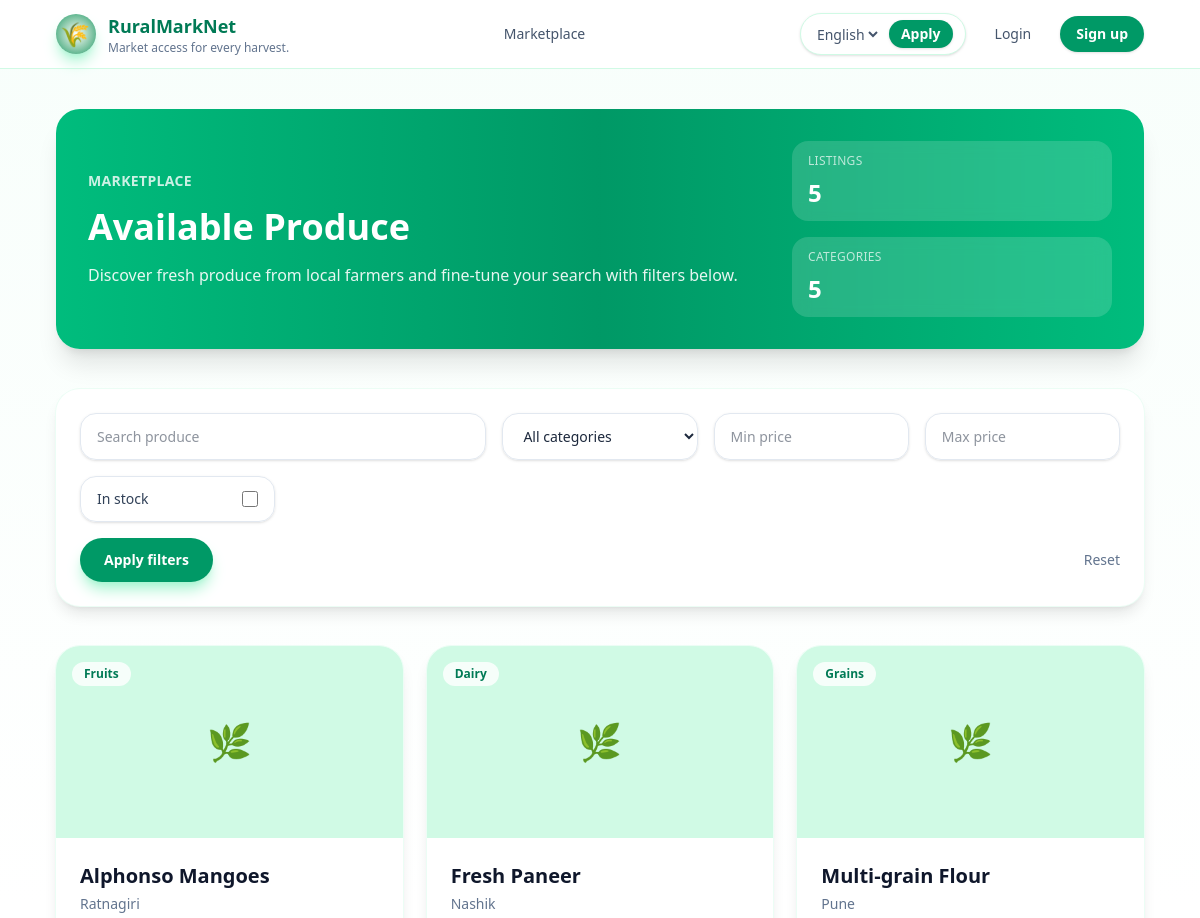
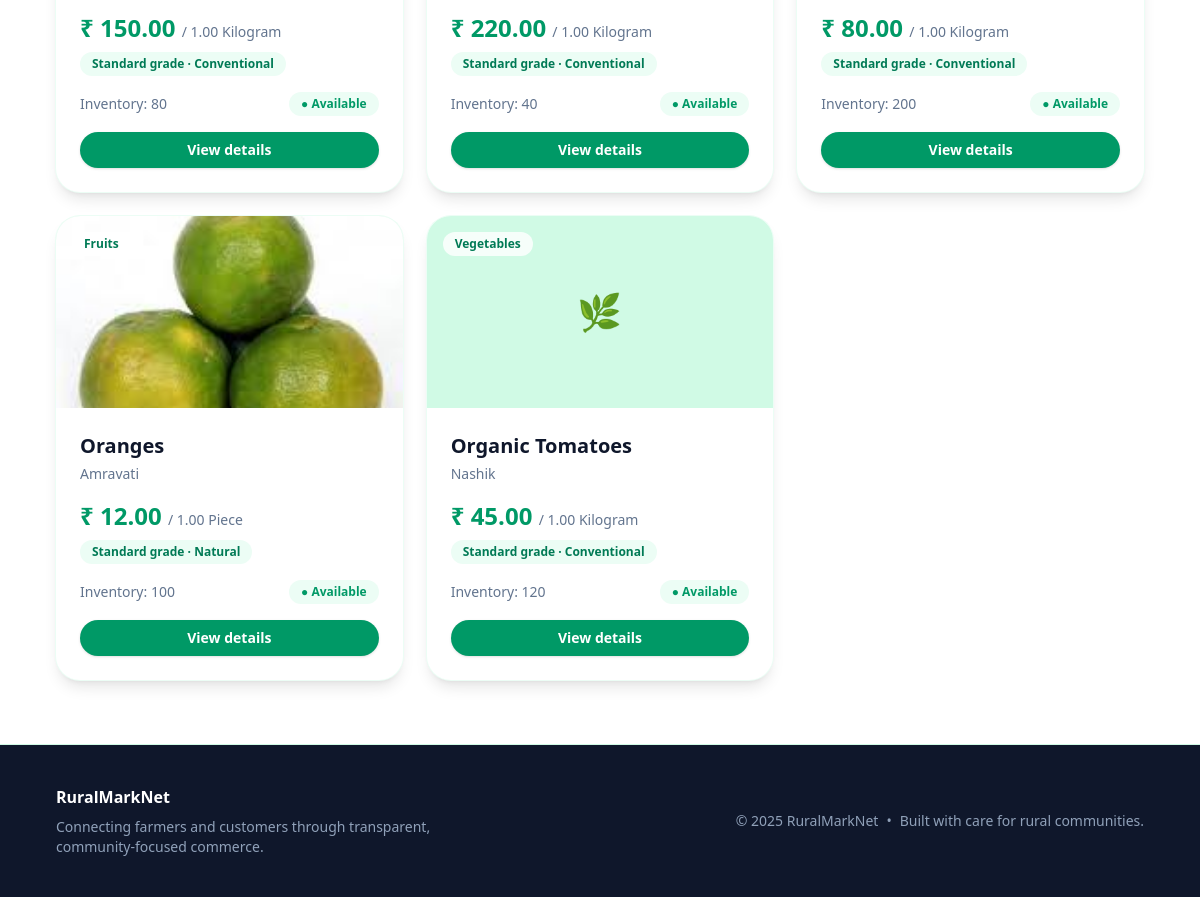
The page / on the database its author committed (2 pictures, top to bottom).
### products/models.py (models this page shows, shortened)
class Product(models.Model):
    class Categories(models.TextChoices):
        VEGETABLES = "vegetables", _("Vegetables")
        FRUITS = "fruits", _("Fruits")
        DAIRY = "dairy", _("Dairy")
        GRAINS = "grains", _("Grains")
        OTHERS = "others", _("Others")
    class Units(models.TextChoices):
        KILOGRAM = "kg", _("Kilogram")
        GRAM = "g", _("Gram")
        LITRE = "l", _("Litre")
        PIECE = "piece", _("Piece")
        BUNCH = "bunch", _("Bunch")
    class QualityGrades(models.TextChoices):
        PREMIUM = "premium", _("Premium grade")
        STANDARD = "standard", _("Standard grade")
        ECONOMY = "economy", _("Economy grade")
    class FarmingPractices(models.TextChoices):
        ORGANIC = "organic", _("Organic")
        NATURAL = "natural", _("Natural")
        CONVENTIONAL = "conventional", _("Conventional")
        HYDROPONIC = "hydroponic", _("Hydroponic")
    name = models.CharField(max_length=255)
    slug = models.SlugField(unique=True, blank=True)
    farmer = models.ForeignKey(
        settings.AUTH_USER_MODEL,
        on_delete=models.CASCADE,
        related_name="products",
    )
    category = models.CharField(max_length=32, choices=Categories.choices)
    description = models.TextField(blank=True)
    price = models.DecimalField(max_digits=8, decimal_places=2)
    unit = models.CharField(
        max_length=16,
        choices=Units.choices,
        default=Units.KILOGRAM,
        help_text=_("Measurement customers will see when ordering."),
    )
    unit_quantity = models.DecimalField(
        max_digits=6,
        decimal_places=2,
        default=Decimal("1.00"),
        validators=[MinValueValidator(Decimal("0.01"))],
        help_text=_("Amount of produce included per unit."),
    )
    quality_grade = models.CharField(
        max_length=32,
        choices=QualityGrades.choices,
        default=QualityGrades.STANDARD,
        help_text=_("Visible quality grade to reassure buyers."),
    )
    farming_practice = models.CharField(
        max_length=32,
        choices=FarmingPractices.choices,
        default=FarmingPractices.CONVENTIONAL,
        help_text=_("Primary growing method used."),
    )
    harvest_date = models.DateField(blank=True, null=True, help_text=_("Optional harvest date for traceability."))
    best_before_days = models.PositiveSmallIntegerField(
        blank=True,
        null=True,
        help_text=_("Number of days the produce stays at peak quality."),
    )
    inventory = models.PositiveIntegerField(default=0)
    available = models.BooleanField(default=True)
    location = models.CharField(max_length=128, blank=True)
    storage_instructions = models.TextField(blank=True, help_text=_("Tips customers should follow after delivery."))
    certifications = models.CharField(
        max_length=255,
        blank=True,
        help_text=_("Organic, FPO or other certification names."),
    )
    image = models.ImageField(upload_to="products/", blank=True)
    created_at = models.DateTimeField(auto_now_add=True)
    updated_at = models.DateTimeField(auto_now=True)
    class Meta:
        ordering = ["name"]
        verbose_name = _("Product")
        verbose_name_plural = _("Products")
    def get_absolute_url(self) -> str:
        return reverse("products:detail", kwargs={"slug": self.slug})

### products/views.py (the view)
# urls.py: path("", ProductListView.as_view(), name="home"),
class ProductListView(ListView):
    model = Product
    paginate_by = 12
    template_name = "products/product_list.html"
    context_object_name = "products"
    def get_queryset(self):  # type: ignore[override]
        queryset = super().get_queryset().select_related("farmer")
        form = ProductFilterForm(self.request.GET)
        if form.is_valid():
            search = form.cleaned_data.get("search")
            if search:
                queryset = queryset.filter(
                    Q(name__icontains=search)
                    | Q(description__icontains=search)
                    | Q(farmer__first_name__icontains=search)
                )
            category = form.cleaned_data.get("category")
            if category:
                queryset = queryset.filter(category=category)
            min_price = form.cleaned_data.get("min_price")
            if min_price:
                queryset = queryset.filter(price__gte=min_price)
            max_price = form.cleaned_data.get("max_price")
            if max_price:
                queryset = queryset.filter(price__lte=max_price)
            available = form.cleaned_data.get("available")
            if available:
                queryset = queryset.filter(available=True)
        return queryset

### products/forms.py
class ProductFilterForm(forms.Form):
    search = forms.CharField(required=False, label=_("Search"))
    category = forms.ChoiceField(
        required=False,
        choices=[("", _("All categories"))] + list(Product.Categories.choices),
    )
    min_price = forms.DecimalField(required=False, min_value=0, label=_("Min price"))
    max_price = forms.DecimalField(required=False, min_value=0, label=_("Max price"))
    available = forms.BooleanField(required=False, initial=True, label=_("In stock"))

### products/context_processors.py (called while the page is built)
def product_filters(request):
    return {
        "product_filter_form": ProductFilterForm(request.GET or None),
        "product_categories": Product.Categories.choices,
    }

### products/templates/products/product_list.html (shortened to what this page needs)
{% extends "base.html" %}
{% load i18n %}
{% block content %}
<section class="space-y-10">
    <div class="overflow-hidden rounded-3xl bg-linear-to-r from-emerald-500 via-emerald-600 to-emerald-500 p-8 text-white shadow-xl">
        <div class="flex flex-col gap-6 md:flex-row md:items-center md:justify-between">
            <div class="space-y-4">
                <p class="text-sm font-semibold uppercase tracking-wide text-white/80">{% trans "Marketplace" %}</p>
                <h1 class="text-3xl font-semibold md:text-4xl">{% trans "Available Produce" %}</h1>
                <p class="max-w-2xl text-white/90">{% trans "Discover fresh produce from local farmers and fine-tune your search with filters below." %}</p>
            </div>
            <div class="grid w-full max-w-xs grid-cols-2 gap-4 text-sm md:grid-cols-1">
                <div class="rounded-2xl bg-white/15 px-4 py-3 backdrop-blur">
                    <p class="text-xs uppercase tracking-wide text-white/70">{% trans "Listings" %}</p>
                    <p class="mt-2 text-2xl font-semibold">{{ products|length }}</p>
                </div>
                <div class="rounded-2xl bg-white/15 px-4 py-3 backdrop-blur">
                    <p class="text-xs uppercase tracking-wide text-white/70">{% trans "Categories" %}</p>
                    <p class="mt-2 text-2xl font-semibold">{{ product_categories|length }}</p>
                </div>
            </div>
        </div>
    </div>
    <form method="get" class="rounded-3xl bg-white p-6 shadow-lg ring-1 ring-emerald-50">
        <div class="grid grid-cols-1 gap-4 md:grid-cols-5">
            <input type="text" name="search" value="{{ request.GET.search|default_if_none:'' }}" placeholder="{% trans "Search produce" %}" class="col-span-1 rounded-2xl border border-slate-200 px-4 py-3 text-sm text-slate-800 shadow-sm focus:border-emerald-500 focus:outline-none focus:ring-2 focus:ring-emerald-200 md:col-span-2">
            <select name="category" class="rounded-2xl border border-slate-200 px-4 py-3 text-sm text-slate-800 shadow-sm focus:border-emerald-500 focus:outline-none focus:ring-2 focus:ring-emerald-200">
                <option value="">{% trans "All categories" %}</option>
            </select>
            <input type="number" name="min_price" step="0.01" value="{{ request.GET.min_price|default_if_none:'' }}" placeholder="{% trans "Min price" %}" class="rounded-2xl border border-slate-200 px-4 py-3 text-sm text-slate-800 shadow-sm focus:border-emerald-500 focus:outline-none focus:ring-2 focus:ring-emerald-200">
            <input type="number" name="max_price" step="0.01" value="{{ request.GET.max_price|default_if_none:'' }}" placeholder="{% trans "Max price" %}" class="rounded-2xl border border-slate-200 px-4 py-3 text-sm text-slate-800 shadow-sm focus:border-emerald-500 focus:outline-none focus:ring-2 focus:ring-emerald-200">
            <label class="flex items-center justify-between rounded-2xl border border-slate-200 px-4 py-3 text-sm text-slate-700 shadow-sm focus-within:border-emerald-500 focus-within:ring-2 focus-within:ring-emerald-200">
                <span>{% trans "In stock" %}</span>
                <input type="checkbox" name="available" value="true" class="h-4 w-4 rounded border-slate-300 text-emerald-600 focus:ring-emerald-500" {% if request.GET.available %}checked{% endif %}>
            </label>
        </div>
        <div class="mt-4 flex flex-col gap-3 md:flex-row md:items-center md:justify-between">
            <button type="submit" class="inline-flex items-center justify-center rounded-full bg-emerald-600 px-6 py-3 text-sm font-semibold text-white shadow-lg shadow-emerald-200 transition hover:bg-emerald-500">{% trans "Apply filters" %}</button>
            <a href="{% url 'products:list' %}" class="text-sm font-medium text-slate-500 hover:text-slate-700">{% trans "Reset" %}</a>
        </div>
    </form>
    <div class="grid gap-6 md:grid-cols-2 lg:grid-cols-3">
        {% for product in products %}
            <article class="group flex h-full flex-col overflow-hidden rounded-3xl bg-white shadow-lg ring-1 ring-emerald-50 transition hover:-translate-y-1 hover:shadow-xl">
                <div class="relative h-48 w-full overflow-hidden bg-emerald-100">
                    {% if product.image %}
                        <img src="{{ product.image.url }}" alt="{{ product.name }}" class="h-full w-full object-cover transition duration-500 group-hover:scale-105">
                    {% else %}
                        <div class="flex h-full w-full items-center justify-center text-4xl">🌿</div>
                    {% endif %}
                    <span class="absolute left-4 top-4 inline-flex rounded-full bg-white/80 px-3 py-1 text-xs font-semibold text-emerald-700">
                        {{ product.get_category_display }}
                    </span>
                </div>
                <div class="flex flex-1 flex-col gap-4 p-6">
                    <div>
                        <h2 class="text-xl font-semibold text-slate-900">
                            <a href="{{ product.get_absolute_url }}" class="hover:text-emerald-600">{{ product.name }}</a>
                        </h2>
                        <p class="mt-1 text-sm text-slate-500">{{ product.location }}</p>
                    </div>
                    <div>
                        <p class="text-2xl font-semibold text-emerald-600">₹ {{ product.price }} <span class="text-sm font-medium text-slate-500">/ {{ product.unit_quantity|floatformat:2 }} {{ product.get_unit_display }}</span></p>
                        <p class="mt-2 inline-flex items-center gap-2 rounded-full bg-emerald-50 px-3 py-1 text-xs font-semibold text-emerald-700">{{ product.get_quality_grade_display }} · {{ product.get_farming_practice_display }}</p>
                    </div>
                    <div class="mt-auto flex items-center justify-between text-sm text-slate-500">
                        <p>{% blocktrans with inventory=product.inventory %}Inventory: {{ inventory }}{% endblocktrans %}</p>
                        {% if product.available %}
                            <span class="inline-flex items-center gap-1 rounded-full bg-emerald-50 px-3 py-1 text-xs font-semibold text-emerald-600">● {% trans "Available" %}</span>
                        {% else %}
                            <span class="inline-flex items-center gap-1 rounded-full bg-rose-50 px-3 py-1 text-xs font-semibold text-rose-600">● {% trans "Out of stock" %}</span>
                        {% endif %}
                    </div>
                    <a href="{{ product.get_absolute_url }}" class="inline-flex items-center justify-center rounded-full bg-emerald-600 px-4 py-2 text-sm font-semibold text-white shadow-sm transition hover:bg-emerald-500">{% trans "View details" %}</a>
                </div>
            </article>
        {% endfor %}
    </div>
</section>
{% endblock %}

### rows shown on the page
Product: category "Fruits", name "Alphonso Mangoes", location "Ratnagiri", price "150.00", unit_quantity "1.00", unit "Kilogram", quality_grade "Standard grade", farming_practice "Conventional"
Product: category "Dairy", name "Fresh Paneer", location "Nashik", price "220.00", unit_quantity "1.00", unit "Kilogram", quality_grade "Standard grade", farming_practice "Conventional"
Product: category "Grains", name "Multi-grain Flour", location "Pune", price "80.00", unit_quantity "1.00", unit "Kilogram", quality_grade "Standard grade", farming_practice "Conventional"
Product: image (picture), category "Fruits", name "Oranges", location "Amravati", price "12.00", unit_quantity "1.00", unit "Piece", quality_grade "Standard grade", farming_practice "Natural"
Product: category "Vegetables", name "Organic Tomatoes", location "Nashik", price "45.00", unit_quantity "1.00", unit "Kilogram", quality_grade "Standard grade", farming_practice "Conventional"

### other values the page prints
{{ products|length }} "5"
{{ product_categories|length }} "5"
form field language "English"
